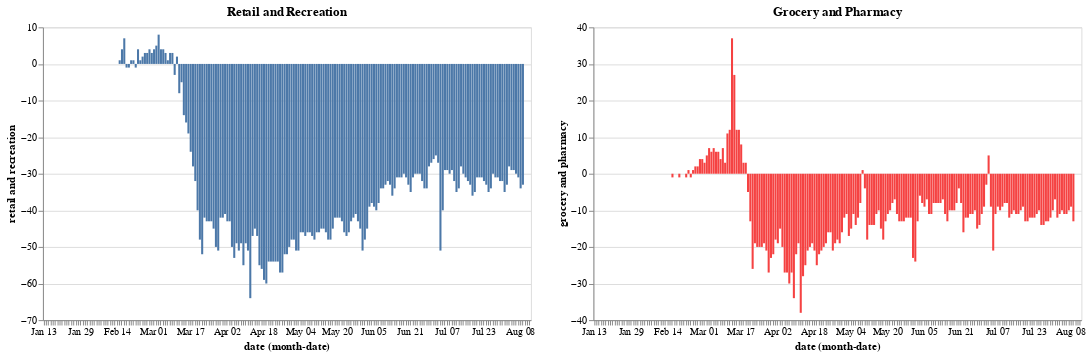

Write notebook code for a chart like this one.
### Code cell
red = alt.value("#f54242")

base_la.encode(y='retail and recreation').properties(title='Retail and Recreation') | base_la.encode(y='grocery and pharmacy',color=red).properties(title='Grocery and Pharmacy')

### Figure 1 — Vega-Lite specification as saved in the notebook (floating-point values rounded to 4 significant figures; data arrays with more than 128 entries replaced by an {"elided": "..."} marker saying what was removed)
{"config": {"view": {"continuousWidth": 400, "continuousHeight": 300}}, "hconcat": [{"mark": "bar", "encoding": {"x": {"type": "ordinal", "field": "date", "timeUnit": "monthdate"}, "y": {"type": "quantitative", "field": "retail and recreation"}}, "title": "Retail and Recreation", "width": 500}, {"mark": "bar", "encoding": {"color": {"value": "#f54242"}, "x": {"type": "ordinal", "field": "date", "timeUnit": "monthdate"}, "y": {"type": "quantitative", "field": "grocery and pharmacy"}}, "title": "Grocery and Pharmacy", "width": 500}], "data": {"name": "data-50e726d12d436f968e114ea18f5e5a5a"}, "$schema": "https://vega.github.io/schema/vega-lite/v4.8.1.json", "datasets": {"data-50e726d12d436f968e114ea18f5e5a5a": {"elided": "213 records"}}}
